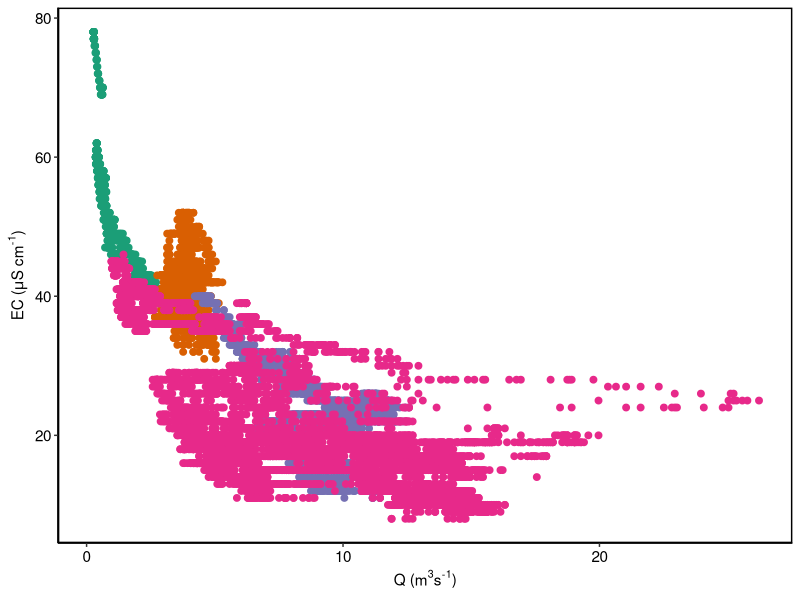
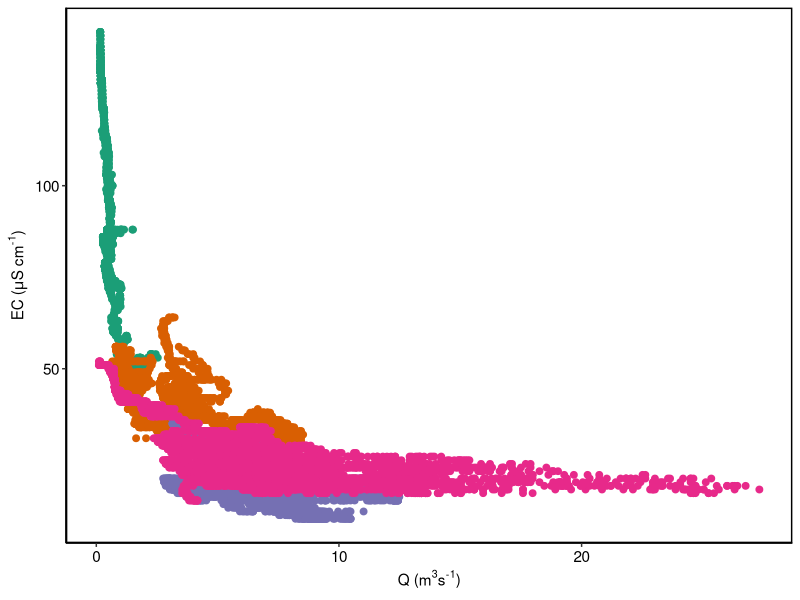
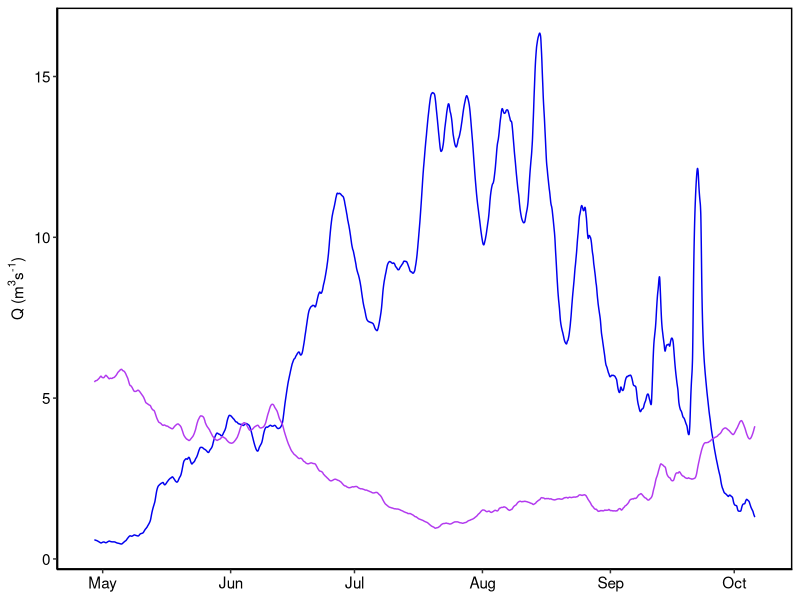
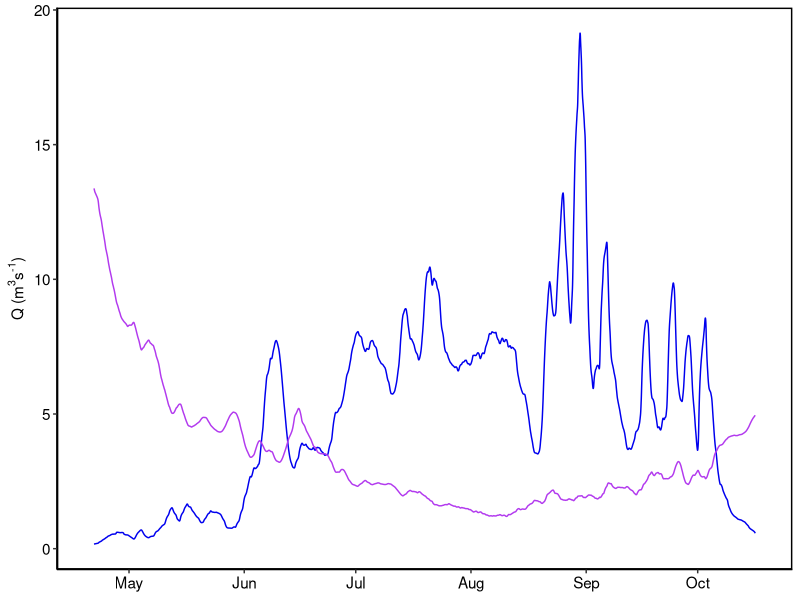

The R source for these figures, in order:
library(tidyverse)
library(lubridate)
library(zoo)
# library(impute)


rm(list= ls())

# load and configure all datasets 
full_data16 = read_csv('data/WG_chemsitry_2016.csv')
full_data17 = read_csv('data/WG_chem_2017.csv')

gauge_data16 = read_delim('data/wolvQ_16season_m.txt',"\t")
gauge_data17 = read_delim('data/wolvQ_17season_m.txt',"\t")
gauge_data16$datetime<- as.POSIXct(gauge_data16$datetime,TZ = "America/Anchorage", format="%m/%d/%Y %H:%M:%S")
gauge_data17$datetime<- as.POSIXct(gauge_data17$datetime,TZ = "America/Anchorage", format="%m/%d/%Y %H:%M:%S")

###### Working with the timeseries data ###############
# Creating a variable for the manually identified breaks in the 16 and 17 datasets
dates16 <- c('05-19-2016 23:45:00','06-13-2016 23:45:00','07-16-2016 23:45:00')
breaks16 <- data.frame("datetime" = as.POSIXct(dates16,TZ = "America/Anchorage", format="%m-%d-%Y %H:%M:%S"))
breaks17 <- data.frame("datetime" =as.POSIXct(c('05/12/2017 23:45:00','06/22/2017 23:45:00','08/19/2017 23:45:00'), format="%m/%d/%Y %H:%M:%S", TZ = "America/Anchorage"))


#Calculating q in m3/s
gauge_data16$Q_m3s <- gauge_data16$Q_cfs * 0.028316847 
gauge_data17$Q_m3s <- gauge_data17$Q_cfs * 0.028316847 

# Adding a column designatng the periods in 16 and 17
gauge_data16$period <-NA
gauge_data16$period[gauge_data16$datetime < breaks16[1,]] <- "p1"
gauge_data16$period[gauge_data16$datetime >= breaks16[1,] & gauge_data16$datetime < breaks16[2,] ] <- "p2"
gauge_data16$period[gauge_data16$datetime >= breaks16[2,] & gauge_data16$datetime < breaks16[3,] ] <- "p3"
gauge_data16$period[gauge_data16$datetime >= breaks16[3,]] <- "p4"

gauge_data17$period <-NA
gauge_data17$period[gauge_data17$datetime < breaks17[1,]] <- "p1"
gauge_data17$period[gauge_data17$datetime >= breaks17[1,] & gauge_data17$datetime < breaks17[2,] ] <- "p2"
gauge_data17$period[gauge_data17$datetime >= breaks17[2,] & gauge_data17$datetime < breaks17[3,] ] <- "p3"
gauge_data17$period[gauge_data17$datetime >= breaks17[3,]] <- "p4"

# Recreating Figure 2 plots
# generating a custom theme to get rid of the shitty ggplot defaults 
theme_cust <- function(base_size = 11, base_family = "") {
  theme_classic() %+replace%
    theme(
      panel.border = element_rect(colour = "black", fill = NA, size = 1),
      axis.text = element_text(color = "black")
    )
}

# 2016 EC-Q plot
ggplot(gauge_data16, aes(x= Q_m3s, y= SC)) +geom_point(aes(col=period), size=2 )+
  xlab(expression(paste("Q (m"^"3","s"^"-1", ")"))) + ylab(expression(paste("EC (" ,  mu,  "S cm"^"-1", ")")))+
 scale_colour_brewer(palette = "Dark2")+
 theme_cust()+
 theme(legend.position="None")

# 2017 EC-Q plot
ggplot(gauge_data17, aes(x= Q_m3s, y= SC)) +geom_point(aes(col=period), size=2 )+
  xlab(expression(paste("Q (m"^"3","s"^"-1", ")"))) + ylab(expression(paste("EC (" ,  mu,  "S cm"^"-1", ")")))+
  scale_colour_brewer(palette = "Dark2")+
  theme_cust()+
  theme(legend.position="None") 

# Trimming timeseries data to the window where we consistently have Q and SC. 
bounds16 <- data.frame("datetime" =as.POSIXct(c('04/28/2016 00:00:00','10/06/2016 23:45:00'), format="%m/%d/%Y %H:%M:%S", TZ = "America/Anchorage"))
bounds17 <- data.frame("datetime" =as.POSIXct(c('04/20/2017 14:00:00','10/17/2017 11:30:00'), format="%m/%d/%Y %H:%M:%S", TZ = "America/Anchorage"))
gauge_data16<-gauge_data16[ which(gauge_data16$datetime >= bounds16[1,] & gauge_data16$datetime <= bounds16[2,]), ]
gauge_data17<-gauge_data17[ which(gauge_data17$datetime >= bounds17[1,] & gauge_data17$datetime <= bounds17[2,]), ]

# Creating a moving average for timeseries plots and analysis
swindow <- 192
smoothed_16 <- data.frame("Q_m3s" = rollapply(gauge_data16$Q_m3s,swindow,mean, na.rm = TRUE, fill = NA))
smoothed_16$SC <- rollapply(gauge_data16$SC,swindow,mean, na.rm = TRUE, fill = NA)

smoothed_17 <- data.frame("Q_m3s" = rollapply(gauge_data17$Q_m3s,swindow,mean, na.rm = TRUE, fill = NA))
smoothed_17$SC <- rollapply(gauge_data17$SC,swindow,mean, na.rm = TRUE, fill = NA)

# Time series plots
#2016
ggplot(data = NULL, aes(x = gauge_data16$datetime, y=smoothed_16$Q_m3s)) +geom_line(color = "blue2") +
  geom_line(aes(x = gauge_data16$datetime, y=smoothed_16$SC/10), color = "darkorchid2") +
  xlab(NULL) + ylab(expression(paste("Q (m"^"3","s"^"-1", ")")))+
  theme_cust()

#2017
ggplot(data = NULL, aes(x = gauge_data17$datetime, y=smoothed_17$Q_m3s)) +geom_line(color = "blue2") +
  geom_line(aes(x = gauge_data17$datetime, y=smoothed_17$SC/10), color = "darkorchid2") +
  xlab(NULL) + ylab(expression(paste("Q (m"^"3","s"^"-1", ")")))+
  theme_cust()
